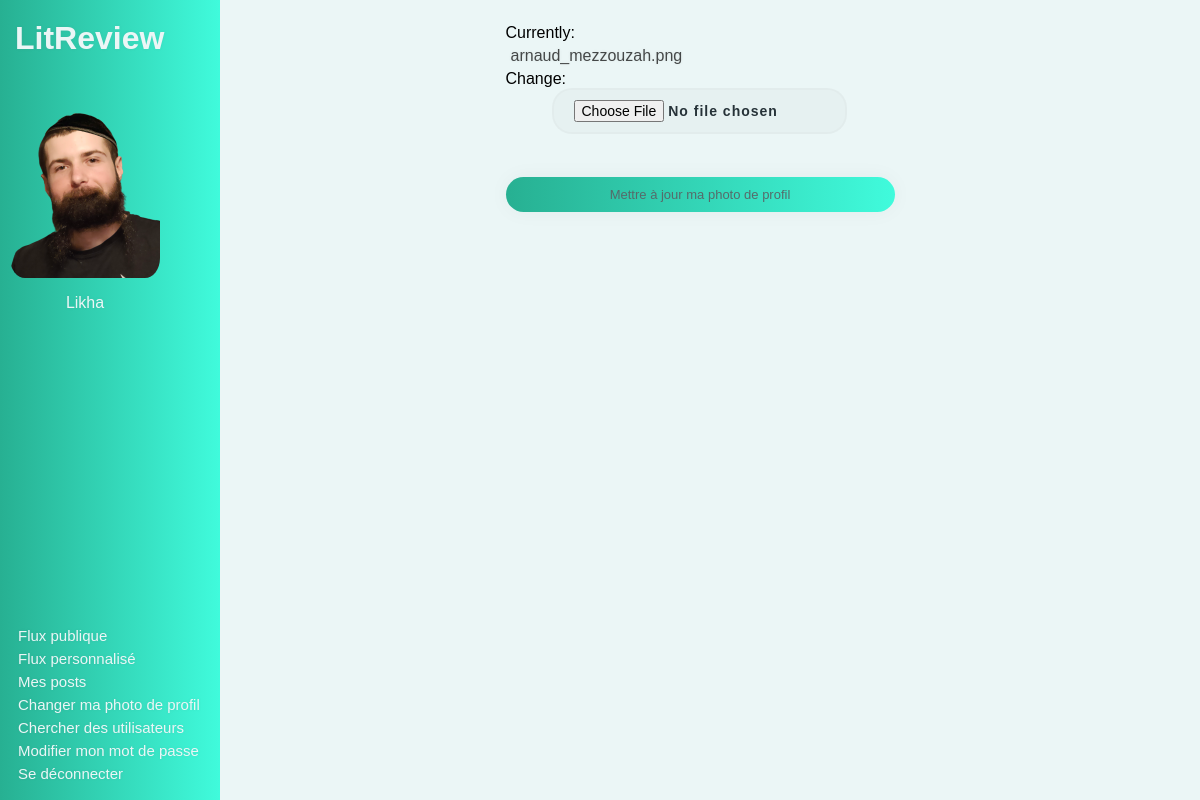
Page /profil-pic-change/ (signed in) on the earlier database version.
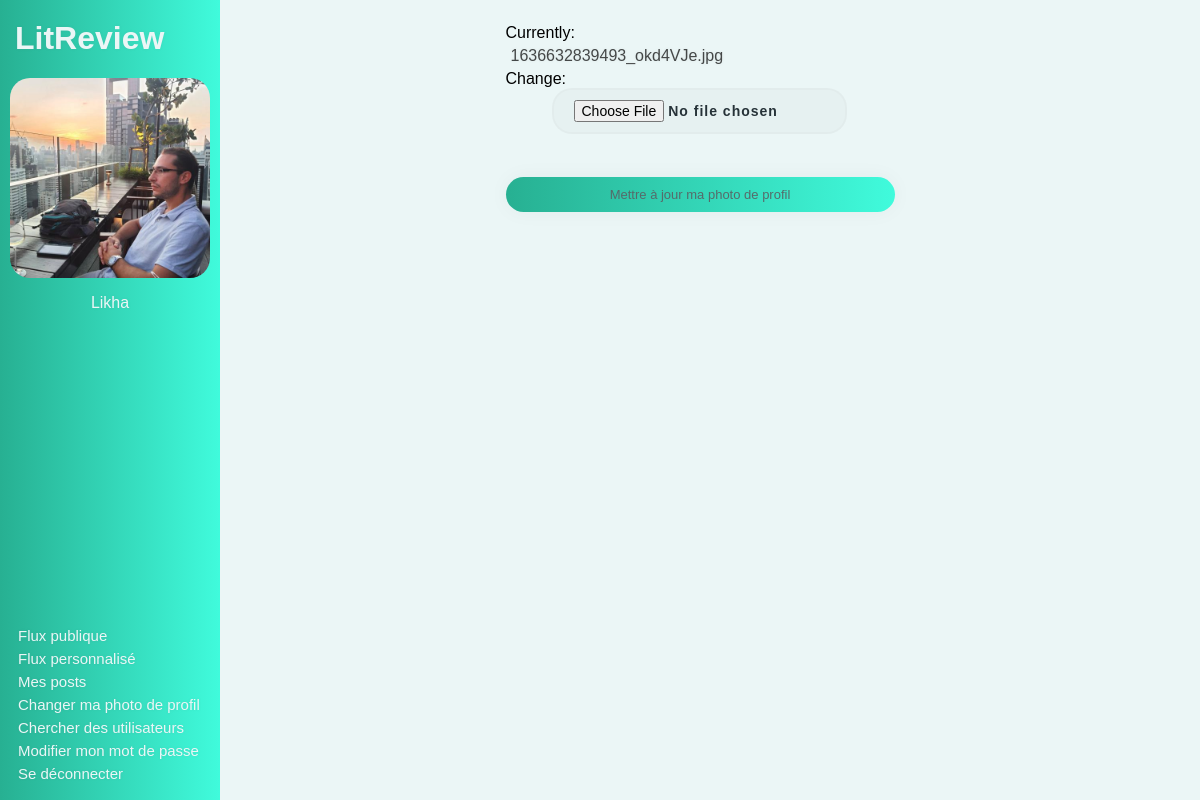
Same page on the later database version.
### authentication/models.py (models this page shows, shortened)
class User(AbstractUser):
    profile_picture = models.ImageField(
        verbose_name='image', null=True, blank=True)
    followed_users = models.ManyToManyField(
        settings.AUTH_USER_MODEL, through='UserFollow', symmetrical=False)
    IMAGE_MAX_SIZE = (500, 500)

### authentication/views.py (the view, shortened to what this page needs)
class ProfilPicChange(LoginRequiredMixin, View):
    def get(self, request):
        form = forms.UploadProfilePhotoForm(instance=request.user)
        return render(
            request,
            'authentication/profile_pic_change.html',
            {'form': form}
        )

### authentication/forms.py
class UploadProfilePhotoForm(forms.ModelForm):
    class Meta:
        model = get_user_model()
        fields = ('profile_picture', )

### authentication/templates/authentication/profile_pic_change.html (shortened to what this page needs)
{% extends 'base.html' %}
{% block content %}
    <form method="post" enctype="multipart/form-data" id="profile_pic_form">
        {{ form.as_p }}
        <button type="submit">Mettre à jour ma photo de profil</button>
    </form>
{% endblock content %}

### templates/base.html (shortened to what this page needs)
{% load static %}
<html>
    <head>
        <link rel="stylesheet" href="{% static 'style.css' %}">
    </head>
    <body>
        <header>
            <div id="top_left">
                <a href="{% url 'flux' %}" id='header_title'><h1>LitReview</h1></a>
                {% if user.is_authenticated %}
                <div class="profile_infos">
                        <a href="{% url 'flux-self' %}">
                            <div id="user_icon">
                                {% if user.profile_picture %}
                                    <img class="avatar" src='{{ user.profile_picture.url }}'>
                                {% else %}
                                    <img class="avatar" src="{% static 'images/default_profile.jpg'%}">
                                {% endif %}
                                    <p id='username'>{{ user.username }}</p>
                            </div>
                        </a>
                </div>
            </div>
                <div id='navigation'>
                    <ul id='list_header'>
                        <li class='puces_header'><a href="{% url 'flux' %}">Flux publique</a></li>
                        <li class='puces_header'><a href="{% url 'flux-perso' %}">Flux personnalisé</a></li>
                        <li class='puces_header'><a href="{% url 'flux-self' %}">Mes posts</a></li>
                        <li class='puces_header'><a href="{% url 'profile-picture-change' %}">Changer ma photo de profil</a></li>
                        <li class='puces_header'><a href="{% url 'follow-user' 'follow' 0 %}">Chercher des utilisateurs</a></li>
                        <li class='puces_header'><a href="{% url 'password-change' %}">Modifier mon mot de passe</a></li>
                        <li class='puces_header'><a href="{% url 'logout' %}">Se déconnecter</a></li>
                    </ul>
                </div>
                {% endif %}
        </header>
        <main>
            {% block content %}{% endblock content %}
        </main>
    </body>
</html>

### static/style.css (style rules this page uses)
header { background: linear-gradient(to right, #27b092, #40fbdc); color: #f1f1f1; height: 100%; width: 200px; position: fixed; z-index: 1; top: 0; left: 0; overflow-x: hidden; padding-top: 15px; padding-left: 10px; padding-right: 10px; display: flex; flex-direction: column; justify-content: space-between; }
#header_title { padding-bottom: 3px; color: #ebf6f6; }
#header_title h1 { margin: 0px; }
.avatar { max-width: 200px; max-height: 200px; border-radius: 10%; margin-left: 0px; width: auto; height: auto; }
#user_icon { display: flex; flex-direction: column; justify-content: space-around; }
#username { text-align: center; }
#top_left { display: flex; flex-direction: column; justify-content: space-around; }
.puces_header { list-style-type: none; padding: 3px; }
#navigation { margin-right: auto; margin-bottom: 30px; align-self: flex-end; display: block; }
main { padding-left: 200px; display: flex; flex-direction: column; align-items: center; }
#list_header { padding: 0px; }
.profile_infos { align-self: flex-start; }
body { background-color: #ebf6f6; font-family: 'Ubuntu', sans-serif; }
ul { color: #558baa; font-family: 'Ubuntu', sans-serif; font-size: 15px; margin: auto; }
input, #id_description, #id_body { width: 76%; color: rgb(38, 50, 56); font-weight: 700; font-size: 14px; letter-spacing: 1px; background: rgba(136, 126, 126, 0.04); padding: 10px 20px; border: none; border-radius: 20px; outline: none; box-sizing: border-box; border: 2px solid rgba(0, 0, 0, 0.02); margin-bottom: 50px; margin-left: 46px; text-align: center; margin-bottom: 27px; font-family: 'Ubuntu', sans-serif; }
form { display: flex; flex-direction: column; }
button { cursor: pointer; border-radius: 5em; background: linear-gradient(to right, #27b092, #40fbdc); color: #fff; border: 0; padding-left: 40px; padding-right: 40px; padding-bottom: 10px; padding-top: 10px; font-family: 'Ubuntu', sans-serif; font-size: 13px; box-shadow: 0 0 20px 1px rgba(0, 0, 0, 0.04); color: #566b6a; }
a { text-shadow: 0px 0px 3px rgba(117, 117, 117, 0.12); color: #ebf6f6; text-decoration: none; padding: 5px; }
#profile_pic_form a, .modify_form a, span a { color: rgba(0, 0, 0, 0.7); }
form p { display: flex; flex-direction: column; align-items: flex-start; }

Differences in the rows shown:
changed User "Likha": profile_picture: a different picture
Other differences:
text no longer shown: "Currently: arnaud_mezzouzah.png Change:"
text now shown: "Currently: 1636632839493_okd4VJe.jpg Change:"
